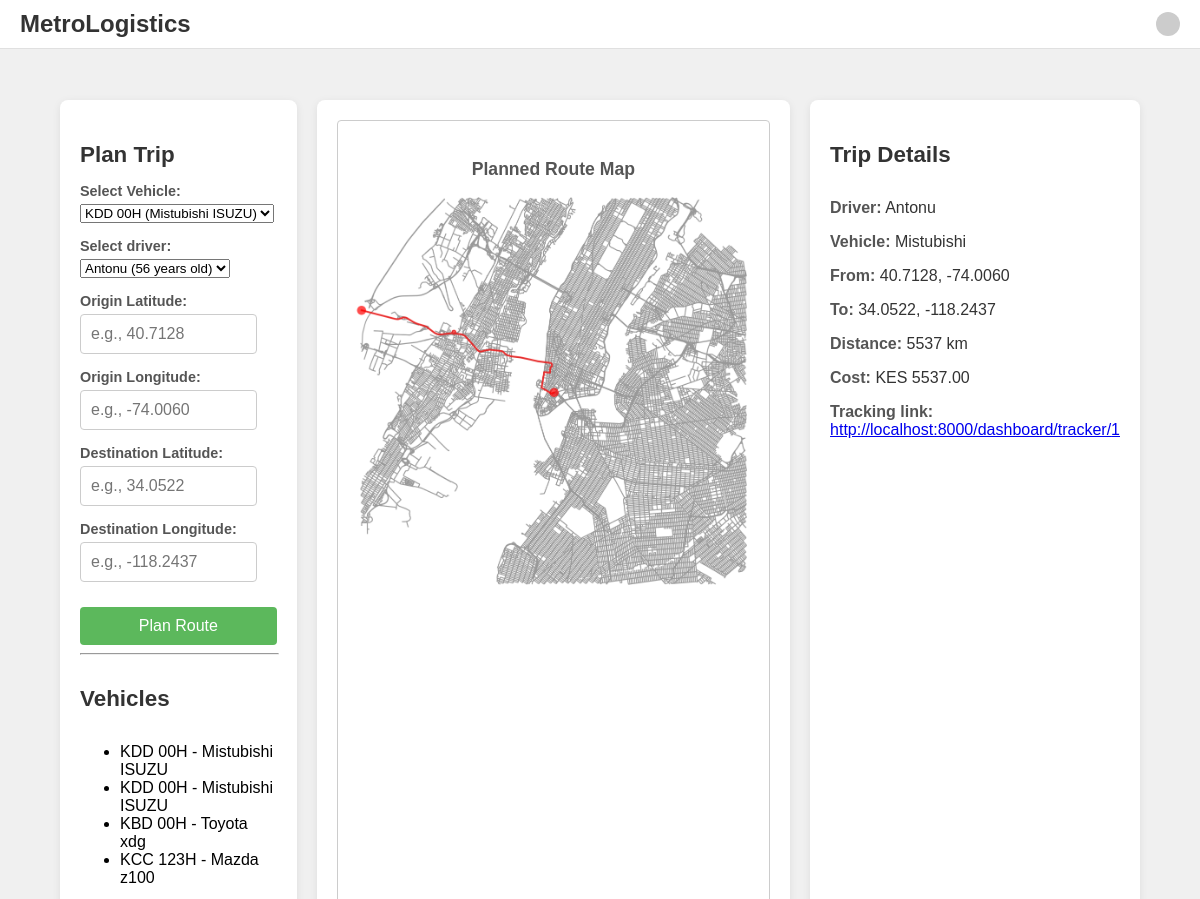
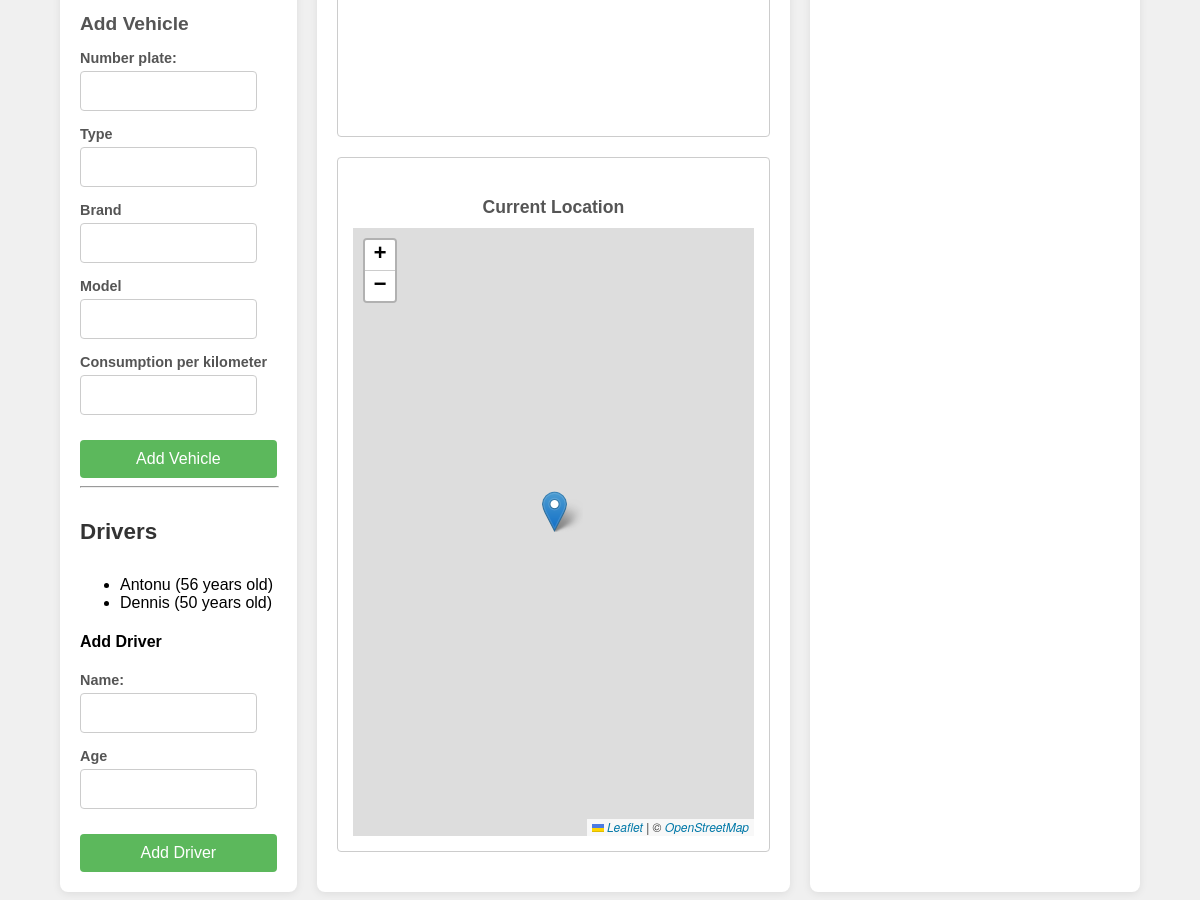
The app's page /dashboard/dashboard with its own data (2 pictures, top to bottom).
### planner/models.py (models this page shows)
class Vehicle(models.Model):
    number_plate = models.CharField(null=False,blank=False)
    brand = models.CharField(null=False,blank=False)
    model = models.CharField(null=False,blank=False)
    type = models.CharField(null=False,blank=False)
    consumption_per_km = models.IntegerField(default=1)

class Driver(models.Model):
    name = models.CharField(null=False,blank=False)
    age = models.IntegerField()

class Route(models.Model):
    created_at = models.DateTimeField(auto_now_add=True)
    driver = models.ForeignKey(Driver, on_delete=models.PROTECT)
    vehicle = models.ForeignKey(Vehicle, on_delete=models.PROTECT)
    route_image = models.ImageField()
    destination_longitude = models.CharField(null=False,blank=False)
    destination_lattitude =  models.CharField(null=False,blank=False)
    origin_longitude =  models.CharField(null=False,blank=False)
    origin_lattitude =  models.CharField(null=False,blank=False)
    route_cost = models.IntegerField()
    distance = models.IntegerField()

### planner/views.py (the view)
# urls.py: path("dashboard", views.dashboard_page, name="dashboard_page"),
def dashboard_page(request):
    drivers = Driver.objects.all()
    vehicles = Vehicle.objects.all()
    latest_route = Route.objects.latest('id')
    context = {
        'drivers': drivers,
        'vehicles': vehicles,
        'latest_route': latest_route,
    }
    template_name = 'dashboard.html'
    return render(request, template_name, context)

### templates/dashboard.html (shortened to what this page needs)
<!DOCTYPE html>
<html lang="en">
<head>
    <link rel="stylesheet" href="https://unpkg.com/leaflet@1.9.4/dist/leaflet.css"
/>
</head>
<body>
    <div class="header">
        <div class="logo">MetroLogistics</div>
        <div class="user-icon"></div>
    </div>
    <div class="dashboard-container">
        <div class="column column-1">
            <h3>Plan Trip</h3>
            <div class="vehicle-form">
                <form action="/dashboard/plan" method="post">
                    <div class="form-group">
                        <label for="vehicle">Select Vehicle:</label>
                        <select id="vehicle_select" name="vehicle">
                            {% for vehicle in vehicles %}
                                <option value="{{ vehicle.id }}">{{ vehicle.number_plate }} ({{ vehicle.brand }} {{ vehicle.model }})</option>
                            {% empty %}
                                <option value="">No vehicles available</option>
                            {% endfor %}
                        </select>
                    </div>
                    <div class="form-group">
                        <label for="driver">Select driver:</label>
                        <select id="driver_select" name="driver">
                            {% for driver in drivers %}
                                <option value="{{ driver.id }}">{{ driver.name }} ({{ driver.age }} years old)</option>
                            {% empty %}
                                <option value="">No drivers available</option>
                            {% endfor %}
                        </select>
                    </div>
                    <div class="form-group">
                        <label for="truck1_origin_lat">Origin Latitude:</label>
                        <input type="text" id="truck1_origin_lat" name="origin_lat" required placeholder="e.g., 40.7128">
                    </div>
                    <div class="form-group">
                        <label for="truck1_origin_lon">Origin Longitude:</label>
                        <input type="text" id="truck1_origin_lon" name="origin_lon" required placeholder="e.g., -74.0060">
                    </div>
                    <div class="form-group">
                        <label for="truck1_dest_lat">Destination Latitude:</label>
                        <input type="text" id="truck1_dest_lat" name="dest_lat" required placeholder="e.g., 34.0522">
                    </div>
                    <div class="form-group">
                        <label for="truck1_dest_lon">Destination Longitude:</label>
                        <input type="text" id="truck1_dest_lon" name="dest_lon" required placeholder="e.g., -118.2437">
                    </div>
                    <button type="submit" class="submit-button">Plan Route</button>
                </form>
            </div>
            <hr style="width:100%;">
            <h3>Vehicles</h3>
            <div class="vehicle-form">
                <ul>
                    {% for vehicle in vehicles %}
                        <li>{{ vehicle.number_plate }} - {{ vehicle.brand }} {{ vehicle.model }}</li>
                    {% empty %}
                        <li>No vehicles added yet.</li>
                    {% endfor %}
                </ul>
                <h4>Add Vehicle</h4>
                <form action="/dashboard/add_vehicle" method="post">
                    <div class="form-group">
                        <label for="number_plate">Number plate:</label>
                        <input type="text" id="number_plate" name="number_plate" required>
                    </div>
                    <div class="form-group">
                        <label for="type">Type</label>
                        <input type="text" id="type" name="type" required>
                    </div>
                    <div class="form-group">
                        <label for="brand">Brand</label>
                        <input type="text" id="brand" name="brand" required>
                    </div>
                    <div class="form-group">
                        <label for="model">Model</label>
                        <input type="text" id="model" name="model" required>
                    </div>
                    <div class="form-group">
                        <label for="consumption">Consumption per kilometer</label>
                        <input type="text" id="consumption" name="consumption" required>
                    </div>
                    <button type="submit" class="submit-button">Add Vehicle</button>
                </form>
            </div>
            <hr style="width:100%;">
            <h3>Drivers</h3>
            <div class="driver-form">
                <div>
                    <ul>
                        {% for driver in drivers %}
                            <li>{{ driver.name }} ({{ driver.age }} years old)</li>
                        {% empty %}
                            <li>No drivers added yet.</li>
                        {% endfor %}
                    </ul>
                </div>
                <h4>Add Driver</h4>
                <form action="/dashboard/add_driver" method="post">
                    <div class="form-group">
                        <label for="name">Name:</label>
                        <input type="text" id="driver_name" name="name" required>
                    </div>
                    <div class="form-group">
                        <label for="age">Age</label>
                        <input type="text" id="driver_age" name="age" required>
                    </div>
                    <button type="submit" class="submit-button">Add Driver</button>
                </form>
            </div>
        </div>
        <div class="column column-2">
            <div class="tracking-section">
                <h4>Planned Route Map</h4>
                 {% if latest_route.route_image %}
                     <img id="routeImageDisplay" src="{{ latest_route.route_image}}" alt="Last Planned Route Map" style="max-width: 100%; height: auto; display: block;">
                 {% else %}
                     <div class="placeholder">No route image available for the latest trip.</div>
                 {% endif %}
                </div>
            <div class="map-section">
                 <h4>Current Location</h4>
                 <div id="map" class="placeholder"></div>
            </div>
        </div>
        <div class="column column-3">
            <h3>Trip Details</h3>
            <div class="trip-details">
        {% if latest_route %}
            <p><strong>Driver:</strong> <span id="driverDetail">{{ latest_route.driver.name }}</span></p>
            <p><strong>Vehicle:</strong> <span id="vehicleDetail">{{ latest_route.vehicle.brand }}</span></p>
            <p><strong>From:</strong> <span id="tripFrom">{{ latest_route.origin_lattitude }}, {{ latest_route.origin_longitude }}</span></p>
            <p><strong>To:</strong> <span id="tripTo">{{ latest_route.destination_lattitude }}, {{ latest_route.destination_longitude }}</span></p>
            <p><strong>Distance:</strong> <span id="tripDistance">{{ latest_route.distance|default:"N/A" }}</span> km</p>
            <p><strong>Cost:</strong> <span id="tripCost">KES {{ latest_route.route_cost|floatformat:2|default:"N/A" }}</span></p>
            <p><strong>Tracking link:</strong>
                <a id="trackingLink" href="http://localhost:8000/dashboard/tracker/{{ latest_route.vehicle.id }}/">
                    http://localhost:8000/dashboard/tracker/{{ latest_route.vehicle.id }}
                </a>
            </p>
        {% else %}
            <p>No trip details available yet. Plan a route to see details here.</p>
            <div class="map-section" style="margin-top: 20px;">
                <h4>Last Planned Route Map</h4>
                <div class="placeholder">No route image available yet.</div>
            </div>
        {% endif %}
    </div>
        </div>
    </div>
</body>
</html>

### templates/dashboard.html (style rules this page uses)
body { font-family: sans-serif; margin: 0; padding: 0; background-color: #f0f0f0; padding-top: 60px; box-sizing: border-box; }
.header { display: flex; justify-content: space-between; align-items: center; padding: 10px 20px; background-color: #ffffff; border-bottom: 1px solid #e0e0e0; width: 100%; position: fixed; top: 0; left: 0; box-sizing: border-box; z-index: 1000; }
.header .logo { font-size: 1.5rem; font-weight: bold; color: #333; }
.header .user-icon { width: 24px; height: 24px; background-color: #ccc; border-radius: 50%; }
.dashboard-container { display: grid; grid-template-columns: 1fr 2fr 1fr; gap: 20px; padding: 20px; max-width: 90vw; margin: 20px auto; }
.column { background-color: #ffffff; border-radius: 8px; box-shadow: 0 2px 8px rgba(0, 0, 0, 0.08); padding: 20px; display: flex; flex-direction: column; }
h3 { font-size: 1.4rem; color: #333; margin-bottom: 15px; text-align: left; }
.vehicle-form h4 { font-size: 1.2rem; color: #555; margin-bottom: 15px; text-align: left; }
.form-group { margin-bottom: 15px; text-align: left; }
label { display: block; margin-bottom: 5px; font-weight: bold; color: #555; font-size: 0.9rem; }
input[type="text"] { width: calc(100% - 20px); padding: 10px; border: 1px solid #ccc; border-radius: 4px; font-size: 1rem; box-sizing: border-box; }
.submit-button { background-color: #5cb85c; color: white; padding: 10px 20px; border: none; border-radius: 4px; font-size: 1rem; cursor: pointer; transition: background-color 0.3s ease; width: 100%; margin-top: 10px; }
.tracking-section, .map-section { border: 1px solid #ccc; margin-bottom: 20px; padding: 15px; border-radius: 4px; flex-grow: 1; display: flex; flex-direction: column; }
.tracking-section h4, .map-section h4 { font-size: 1.1rem; color: #555; margin-bottom: 10px; text-align: center; }
.placeholder { text-align: center; color: #888; font-style: italic; flex-grow: 1; display: flex; align-items: center; justify-content: center; }
.trip-details p { margin-bottom: 10px; font-size: 1rem; color: #333; text-align: left; }
.trip-details p strong { color: #555; }
#map { height: 180px; }

### records on screen
Vehicle: number_plate "KDD 00H", brand "Mistubishi", model "ISUZU"
Vehicle: number_plate "KDD 00H", brand "Mistubishi", model "ISUZU"
Vehicle: number_plate "KBD 00H", brand "Toyota", model "xdg"
Vehicle: number_plate "KCC 123H", brand "Mazda", model "z100"
Driver: name "Antonu", age "56"
Driver: name "Dennis", age "50"
Route: route_image (picture), driver.name "Antonu", vehicle.brand "Mistubishi", origin_lattitude "40.7128", origin_longitude "-74.0060", destination_lattitude "34.0522", destination_longitude "-118.2437", distance "5537", route_cost "5537.00", vehicle.id "1"

### other values on screen
form field vehicle "KDD 00H (Mistubishi ISUZU)"
form field driver "Antonu (56 years old)"
